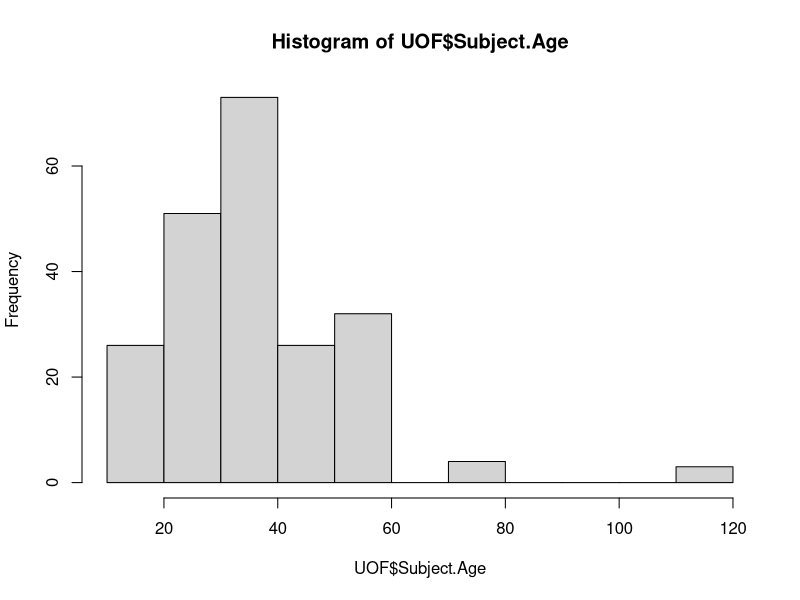
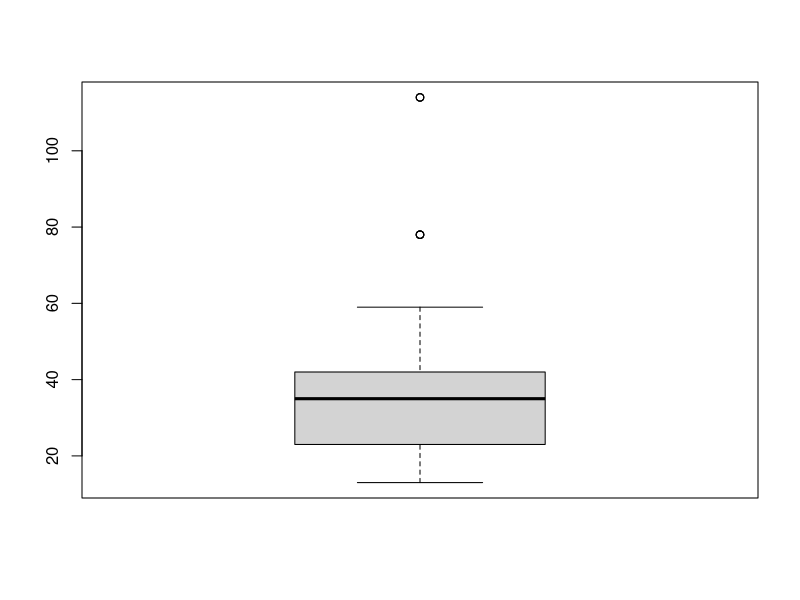
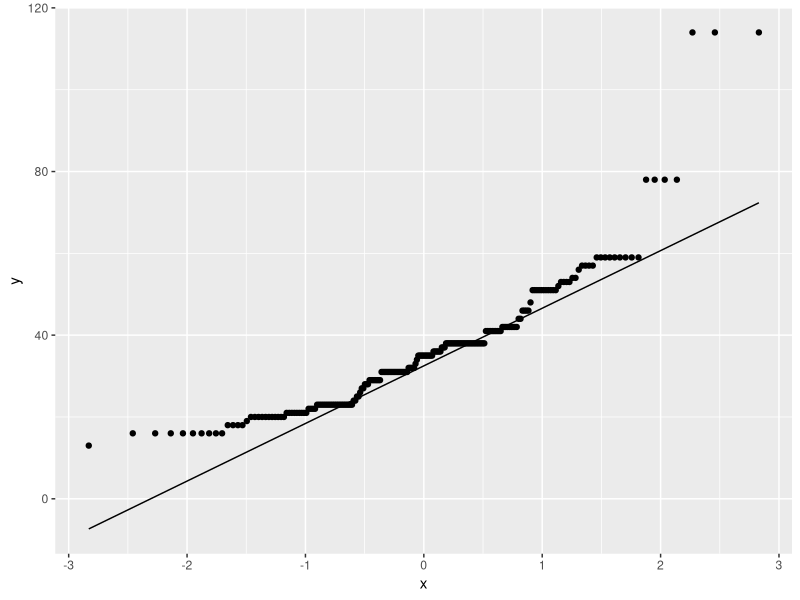

These charts were generated, in order, by the following R code:
#EDA for Seattle
library(tidyverse)
#summary data
setwd("C:/Users/dmcmanu1/policing/clean data/seattle")
UOF<-read.csv(file='shootings_Seattle.csv', stringsAsFactors = FALSE)


#Descriptive Data
summary(UOF)
var(UOF$Longitude)
sd(UOF$Longitude)
#Age of subject is not normal has a peak around 20 and 30








hist(UOF$Subject.Age, breaks=10)
UOF$Subject.Age==114

boxplot(UOF$Subject.Age) 


ggplot(UOF, aes(sample = Subject.Age)) + 
  geom_qq() +
  geom_qq_line()
